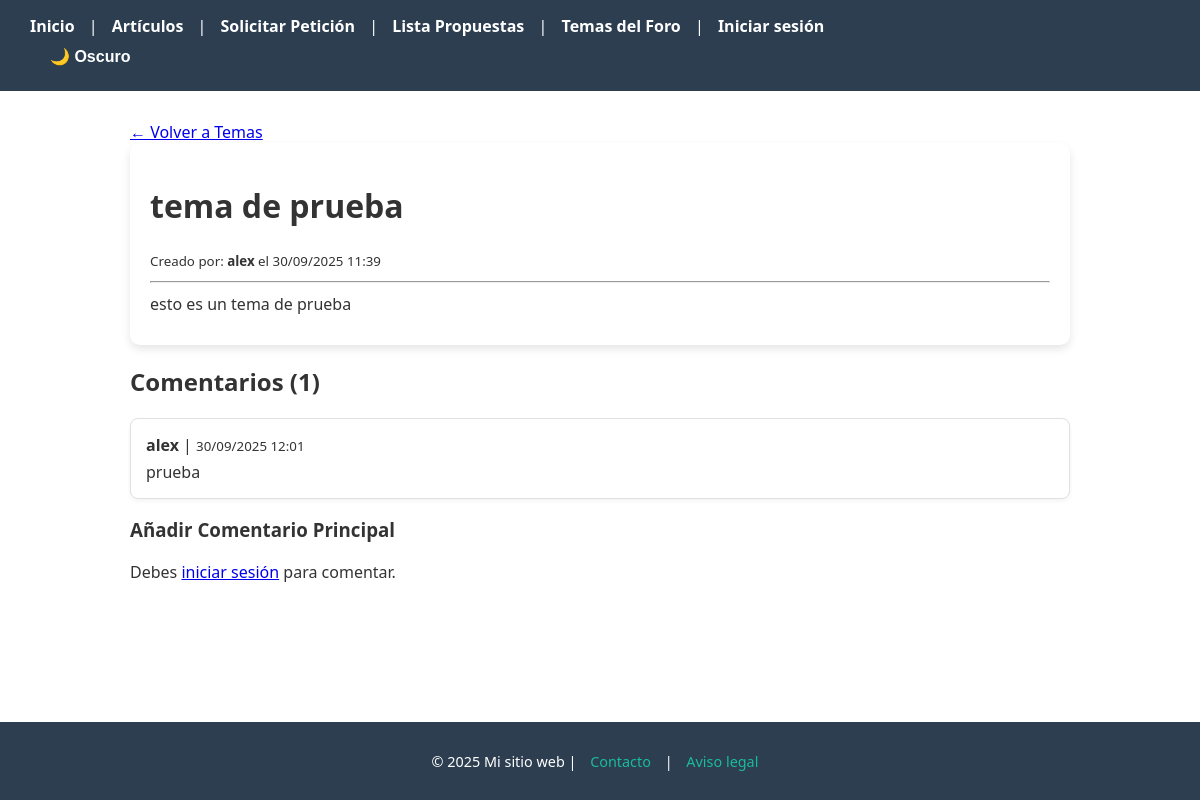
The app's page /temas/1/, older data.
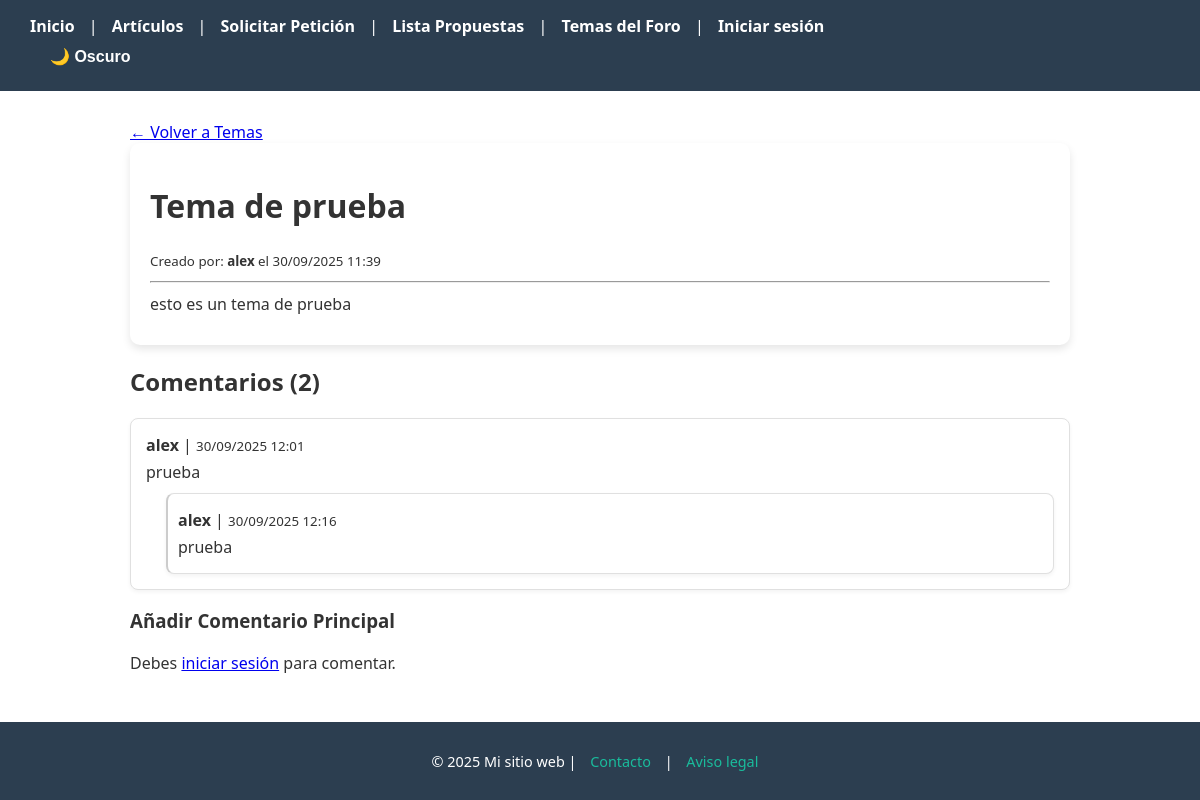
The same page, newer data.
### blog/models.py (models this page shows, shortened)
class Tema(models.Model):
    titulo = models.CharField(max_length=200)
    autor = models.ForeignKey(User, on_delete=models.CASCADE)
    contenido = models.TextField()
    fecha_creacion = models.DateTimeField(auto_now_add=True)

class Comentario(models.Model):
    tema = models.ForeignKey(Tema, related_name='comentarios', on_delete=models.CASCADE)
    autor = models.ForeignKey(User, on_delete=models.CASCADE)
    contenido = models.TextField()
    fecha_creacion = models.DateTimeField(auto_now_add=True)
    parent = models.ForeignKey('self', null=True, blank=True, related_name='respuestas', on_delete=models.CASCADE)
    class Meta:
        ordering = ['fecha_creacion'] # Ordenar comentarios por fecha de creación

### blog/views.py (the view)
# urls.py: path("temas/<int:tema_id>/", views.detalle_tema, name="detalle_tema"),
def detalle_tema(request, tema_id):
    tema = get_object_or_404(Tema, id=tema_id)
    comentarios_principales = tema.comentarios.filter(parent__isnull=True)
    form = ComentarioForm()
    return render(request, 'blog/detalle_tema.html', {
        'tema': tema,
        'comentarios': comentarios_principales, # Enviamos solo los comentarios principales
        'form': form, # El formulario de comentario principal
    })

### blog/templates/blog/detalle_tema.html (shortened to what this page needs)
{% extends "base.html" %}
{% block content %}
<a href="{% url 'lista_temas' %}">← Volver a Temas</a>
<div class="tema-detail-container my-4">
    <div class="article-card mb-4">
        <h1 class="mb-3">{{ tema.titulo }}</h1>
        <p><small>Creado por: <strong>{{ tema.autor.username }}</strong> el {{ tema.fecha_creacion|date:"d/m/Y H:i" }}</small></p>
        <hr>
        <div class="contenido-tema">
            <p>{{ tema.contenido|linebreaksbr }}</p>
        </div>
    </div>
    <h2 class="mb-3">Comentarios ({{ tema.comentarios.count }})</h2>
    <div class="comentarios-list mb-5">
        {% for comentario in comentarios %}
            {% include 'blog/comentario_individual.html' with comentario=comentario nivel=0 %}
        {% empty %}
            <p>Sé el primero en comentar este tema.</p>
        {% endfor %}
    </div>
    <div class="comentario-form-container mt-5" id="formulario-comentario-principal">
        <h3 class="mb-3">Añadir Comentario Principal</h3>
        {% if user.is_authenticated %}
            <form method="post" action="{% url 'nuevo_comentario' tema.id %}" class="peticion-card">
                {% csrf_token %}
                {{ form.as_p }}
                <button type="submit" class="btn btn-primary">Comentar</button>
            </form>
        {% else %}
            <p>Debes <a href="{% url 'login' %}">iniciar sesión</a> para comentar.</p>
        {% endif %}
    </div>
</div>
{% endblock %}

### blog/templates/blog/comentario_individual.html (shortened to what this page needs)
<div class="comentario-card mb-3 {% if nivel > 0 %}respuesta{% endif %}">
    <div class="comentario-header-control">
        <p class="mb-1">
            <strong>{{ comentario.autor.username }}</strong> | <small>{{ comentario.fecha_creacion|date:"d/m/Y H:i" }}</small>
        </p>
    </div>
    <p class="comentario-contenido">{{ comentario.contenido|linebreaksbr }}</p>
    {% for respuesta in comentario.respuestas.all %}
        {% include 'blog/comentario_individual.html' with comentario=respuesta nivel=nivel|add:1 %}
    {% endfor %}
</div>

Row changes from the older to the newer data that the page shows:
changed Tema "esto es un tema de prueba": titulo "tema de prueba" → "Tema de prueba"; comentarios.count "1" → "2"
added Comentario: autor.username "alex", fecha_creacion "30/09/2025 12:16", contenido "prueba"
